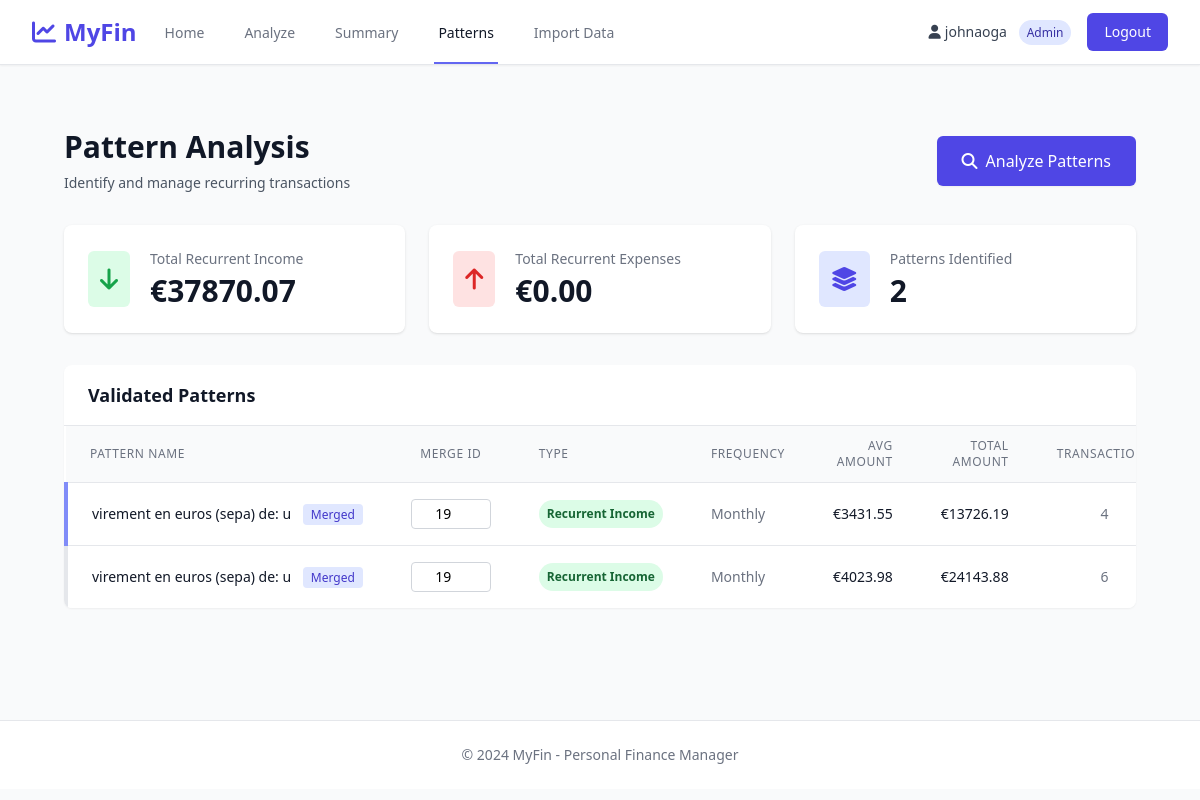
/patterns (signed in), run on the app's committed database.
### models.py (models this page shows, shortened)
class User(UserMixin, db.Model):
    __tablename__ = 'users'
    id = db.Column(db.Integer, primary_key=True)
    username = db.Column(db.String(80), unique=True, nullable=False)
    password_hash = db.Column(db.String(255), nullable=False)
    is_admin = db.Column(db.Boolean, default=False)
    created_at = db.Column(db.DateTime, default=datetime.utcnow)

class Pattern(db.Model):
    __tablename__ = 'patterns'
    id = db.Column(db.Integer, primary_key=True)
    name = db.Column(db.String(200), nullable=False)
    description = db.Column(db.Text)
    pattern_type = db.Column(db.String(50))  # 'recurrent_income', 'recurrent_expense', 'seasonal', etc.
    frequency = db.Column(db.String(50))  # 'monthly', 'weekly', 'yearly'
    average_amount = db.Column(db.Float)
    merge_id = db.Column(db.Integer)  # Group patterns with same merge_id together
    is_active = db.Column(db.Boolean, default=True)
    created_at = db.Column(db.DateTime, default=datetime.utcnow)
    validated_at = db.Column(db.DateTime)
    transactions = db.relationship('Transaction', secondary=pattern_transactions, backref='patterns')
    @property
    def total_amount(self):
        return sum(t.amount for t in self.transactions)
    @property
    def transaction_count(self):
        return len(self.transactions)

class Transaction(db.Model):
    __tablename__ = 'transactions'
    id = db.Column(db.Integer, primary_key=True)
    account_number = db.Column(db.String(50), nullable=False)
    account_name = db.Column(db.String(200))
    counterparty_account = db.Column(db.String(50))
    transaction_number = db.Column(db.String(50))
    accounting_date = db.Column(db.Date, nullable=False, index=True)
    value_date = db.Column(db.Date)
    amount = db.Column(db.Float, nullable=False)
    currency = db.Column(db.String(10), default='EUR')
    description = db.Column(db.Text)
    details = db.Column(db.Text)
    message = db.Column(db.Text)
    tag_id = db.Column(db.Integer, db.ForeignKey('tags.id'), nullable=True)
    imported_at = db.Column(db.DateTime, default=datetime.utcnow)
    tag = db.relationship('Tag', back_populates='transactions')

### app.py (the view)
@app.route('/patterns')
@login_required
def patterns():
    all_patterns = Pattern.query.filter_by(is_active=True).order_by(Pattern.merge_id, Pattern.created_at.desc()).all()
    from collections import defaultdict
    merged_groups = defaultdict(list)
    for p in all_patterns:
        merged_groups[p.merge_id or p.id].append(p)
    total_recurrent_income = 0
    total_recurrent_expense = 0
    for merge_id, group in merged_groups.items():
        total_amount = sum(p.total_amount for p in group)
        pattern_type = group[0].pattern_type
        if pattern_type == 'recurrent_income':
            total_recurrent_income += total_amount
        elif pattern_type == 'recurrent_expense':
            total_recurrent_expense += abs(total_amount)  # Take abs for display
    return render_template('patterns.html',
                         patterns=all_patterns,
                         merged_groups=merged_groups,
                         total_recurrent_income=total_recurrent_income,
                         total_recurrent_expense=total_recurrent_expense)

### app.py (called while the page is built)
@login_manager.user_loader
def load_user(user_id):
    return db.session.get(User, int(user_id))

### templates/patterns.html (shortened to what this page needs)
{% extends "base.html" %}
{% block content %}
<div class="max-w-7xl mx-auto px-4 sm:px-6 lg:px-8 py-8">
    <div class="mb-8 flex items-center justify-between">
        <div>
            <h1 class="text-3xl font-bold text-gray-900">Pattern Analysis</h1>
            <p class="mt-2 text-sm text-gray-600">Identify and manage recurring transactions</p>
        </div>
        <button onclick="analyzePatterns()" class="inline-flex items-center px-6 py-3 border border-transparent rounded-md shadow-sm text-base font-medium text-white bg-indigo-600 hover:bg-indigo-700 focus:outline-none focus:ring-2 focus:ring-offset-2 focus:ring-indigo-500">
            <i class="fas fa-search mr-2"></i>
            Analyze Patterns
        </button>
    </div>
    <div class="grid grid-cols-1 md:grid-cols-3 gap-6 mb-8">
        <div class="bg-white rounded-lg shadow p-6">
            <div class="flex items-center">
                <div class="flex-shrink-0 bg-green-100 rounded-md p-3">
                    <i class="fas fa-arrow-down text-green-600 text-2xl"></i>
                </div>
                <div class="ml-5">
                    <dt class="text-sm font-medium text-gray-500 truncate">Total Recurrent Income</dt>
                    <dd class="mt-1 text-3xl font-semibold text-gray-900">€{{ "%.2f"|format(total_recurrent_income) }}</dd>
                </div>
            </div>
        </div>
        <div class="bg-white rounded-lg shadow p-6">
            <div class="flex items-center">
                <div class="flex-shrink-0 bg-red-100 rounded-md p-3">
                    <i class="fas fa-arrow-up text-red-600 text-2xl"></i>
                </div>
                <div class="ml-5">
                    <dt class="text-sm font-medium text-gray-500 truncate">Total Recurrent Expenses</dt>
                    <dd class="mt-1 text-3xl font-semibold text-gray-900">€{{ "%.2f"|format(total_recurrent_expense) }}</dd>
                </div>
            </div>
        </div>
        <div class="bg-white rounded-lg shadow p-6">
            <div class="flex items-center">
                <div class="flex-shrink-0 bg-indigo-100 rounded-md p-3">
                    <i class="fas fa-layer-group text-indigo-600 text-2xl"></i>
                </div>
                <div class="ml-5">
                    <dt class="text-sm font-medium text-gray-500 truncate">Patterns Identified</dt>
                    <dd class="mt-1 text-3xl font-semibold text-gray-900">{{ patterns|length }}</dd>
                </div>
            </div>
        </div>
    </div>
    {% if patterns %}
    <div class="bg-white shadow-sm rounded-lg overflow-hidden">
        <div class="px-6 py-4 border-b border-gray-200">
            <h2 class="text-lg font-semibold text-gray-900">Validated Patterns</h2>
        </div>
        <div class="overflow-x-auto">
            <table class="min-w-full divide-y divide-gray-200">
                <thead class="bg-gray-50">
                    <tr>
                        <th scope="col" class="px-6 py-3 text-left text-xs font-medium text-gray-500 uppercase tracking-wider">
                            Pattern Name
                        </th>
                        <th scope="col" class="px-6 py-3 text-center text-xs font-medium text-gray-500 uppercase tracking-wider">
                            Merge ID
                        </th>
                        <th scope="col" class="px-6 py-3 text-left text-xs font-medium text-gray-500 uppercase tracking-wider">
                            Type
                        </th>
                        <th scope="col" class="px-6 py-3 text-left text-xs font-medium text-gray-500 uppercase tracking-wider">
                            Frequency
                        </th>
                        <th scope="col" class="px-6 py-3 text-right text-xs font-medium text-gray-500 uppercase tracking-wider">
                            Avg Amount
                        </th>
                        <th scope="col" class="px-6 py-3 text-right text-xs font-medium text-gray-500 uppercase tracking-wider">
                            Total Amount
                        </th>
                        <th scope="col" class="px-6 py-3 text-center text-xs font-medium text-gray-500 uppercase tracking-wider">
                            Transactions
                        </th>
                    </tr>
                </thead>
                <tbody class="bg-white divide-y divide-gray-200">
                    {% for pattern in patterns %}
                    <tr class="hover:bg-gray-50 {% if loop.index0 > 0 and patterns[loop.index0-1].merge_id == pattern.merge_id %}border-l-4 border-l-indigo-400{% elif merged_groups[pattern.merge_id]|length > 1 %}border-l-4 border-l-indigo-400{% endif %}">
                        <td class="px-6 py-4 whitespace-nowrap text-sm font-medium text-gray-900">
                            {{ pattern.name }}
                            {% if merged_groups[pattern.merge_id]|length > 1 %}
                            <span class="ml-2 px-2 py-0.5 text-xs bg-indigo-100 text-indigo-700 rounded">Merged</span>
                            {% endif %}
                        </td>
                        <td class="px-6 py-4 whitespace-nowrap text-center">
                            <input type="number"
                                   value="{{ pattern.merge_id or pattern.id }}"
                                   onchange="updateMergeId({{ pattern.id }}, this.value)"
                                   class="w-20 px-2 py-1 text-sm text-center border border-gray-300 rounded focus:ring-indigo-500 focus:border-indigo-500">
                        </td>
                        <td class="px-6 py-4 whitespace-nowrap text-sm">
                            <span class="px-2 py-1 inline-flex text-xs leading-5 font-semibold rounded-full {{ 'bg-green-100 text-green-800' if pattern.pattern_type == 'recurrent_income' else 'bg-red-100 text-red-800' }}">
                                {{ pattern.pattern_type.replace('_', ' ').title() }}
                            </span>
                        </td>
                        <td class="px-6 py-4 whitespace-nowrap text-sm text-gray-500">
                            {{ pattern.frequency.title() }}
                        </td>
                        <td class="px-6 py-4 whitespace-nowrap text-sm text-right text-gray-900">
                            €{{ "%.2f"|format((pattern.average_amount or 0)|abs) }}
                        </td>
                        <td class="px-6 py-4 whitespace-nowrap text-sm text-right font-medium text-gray-900">
                            €{{ "%.2f"|format(pattern.total_amount|abs) }}
                        </td>
                        <td class="px-6 py-4 whitespace-nowrap text-sm text-center text-gray-500">
                            {{ pattern.transaction_count }}
                        </td>
                    </tr>
                    {% endfor %}
                </tbody>
            </table>
        </div>
    </div>
    {% else %}
    <div class="bg-white shadow-sm rounded-lg p-12 text-center">
        <i class="fas fa-search text-gray-400 text-5xl mb-4"></i>
        <h3 class="text-lg font-medium text-gray-900 mb-2">No Patterns Yet</h3>
        <p class="text-gray-500 mb-6">Click "Analyze Patterns" to detect recurring transactions</p>
    </div>
    {% endif %}
</div>
{% endblock %}

### templates/base.html (shortened to what this page needs)
<!DOCTYPE html>
<html lang="en">
<head>
    <script src="https://cdn.tailwindcss.com"></script>
    <link rel="stylesheet" href="https://cdnjs.cloudflare.com/ajax/libs/font-awesome/6.4.0/css/all.min.css">
</head>
<body class="bg-gray-50 min-h-screen">
    {% if current_user.is_authenticated %}
    <nav class="bg-white shadow-sm border-b border-gray-200">
        <div class="max-w-7xl mx-auto px-4 sm:px-6 lg:px-8">
            <div class="flex justify-between h-16">
                <div class="flex">
                    <div class="flex-shrink-0 flex items-center">
                        <a href="{{ url_for('index') }}" class="text-2xl font-bold text-indigo-600">
                            <i class="fas fa-chart-line mr-2"></i>MyFin
                        </a>
                    </div>
                    <div class="hidden sm:ml-6 sm:flex sm:space-x-8">
                        <a href="{{ url_for('index') }}" class="{% if request.endpoint == 'index' %}border-indigo-500 text-gray-900{% else %}border-transparent text-gray-500 hover:border-gray-300 hover:text-gray-700{% endif %} inline-flex items-center px-1 pt-1 border-b-2 text-sm font-medium">
                            Home
                        </a>
                        <a href="{{ url_for('analyze') }}" class="{% if request.endpoint == 'analyze' %}border-indigo-500 text-gray-900{% else %}border-transparent text-gray-500 hover:border-gray-300 hover:text-gray-700{% endif %} inline-flex items-center px-1 pt-1 border-b-2 text-sm font-medium">
                            Analyze
                        </a>
                        <a href="{{ url_for('summary') }}" class="{% if request.endpoint == 'summary' %}border-indigo-500 text-gray-900{% else %}border-transparent text-gray-500 hover:border-gray-300 hover:text-gray-700{% endif %} inline-flex items-center px-1 pt-1 border-b-2 text-sm font-medium">
                            Summary
                        </a>
                        <a href="{{ url_for('patterns') }}" class="{% if request.endpoint == 'patterns' %}border-indigo-500 text-gray-900{% else %}border-transparent text-gray-500 hover:border-gray-300 hover:text-gray-700{% endif %} inline-flex items-center px-1 pt-1 border-b-2 text-sm font-medium">
                            Patterns
                        </a>
                        {% if current_user.is_admin %}
                        <a href="{{ url_for('import_data') }}" class="{% if request.endpoint == 'import_data' %}border-indigo-500 text-gray-900{% else %}border-transparent text-gray-500 hover:border-gray-300 hover:text-gray-700{% endif %} inline-flex items-center px-1 pt-1 border-b-2 text-sm font-medium">
                            Import Data
                        </a>
                        {% endif %}
                    </div>
                </div>
                <div class="flex items-center">
                    <span class="text-sm text-gray-700 mr-4">
                        <i class="fas fa-user mr-1"></i>{{ current_user.username }}
                        {% if current_user.is_admin %}<span class="ml-2 px-2 py-1 text-xs bg-indigo-100 text-indigo-800 rounded-full">Admin</span>{% endif %}
                    </span>
                    <a href="{{ url_for('logout') }}" class="inline-flex items-center px-4 py-2 border border-transparent text-sm font-medium rounded-md text-white bg-indigo-600 hover:bg-indigo-700 focus:outline-none focus:ring-2 focus:ring-offset-2 focus:ring-indigo-500">
                        Logout
                    </a>
                </div>
            </div>
        </div>
    </nav>
    {% endif %}
    <main class="max-w-7xl mx-auto px-4 sm:px-6 lg:px-8 py-8">
        {% block content %}{% endblock %}
    </main>
    <footer class="bg-white border-t border-gray-200 mt-12">
        <div class="max-w-7xl mx-auto py-6 px-4 sm:px-6 lg:px-8">
            <p class="text-center text-sm text-gray-500">
                © 2024 MyFin - Personal Finance Manager
            </p>
        </div>
    </footer>
</body>
</html>

### data on the page
User: username "johnaoga"
Pattern: name "virement en euros (sepa) de: u", shows "Merged", merge "19", pattern_type.replace "Recurrent Income", frequency "Monthly", average_amount "3431.55", transaction_count "4"
Transaction: total_amount|abs "13726.19"
Pattern: name "virement en euros (sepa) de: u", shows "Merged", merge+id "19", pattern_type.replace "Recurrent Income", frequency "Monthly", average_amount "4023.98", transaction_count "6"
Transaction: total_amount|abs "24143.88"

### other printed values
{{ "%.2f"|format(total_recurrent_income) }} "37870.07"
{{ "%.2f"|format(total_recurrent_expense) }} "0.00"
{{ patterns|length }} "2"
